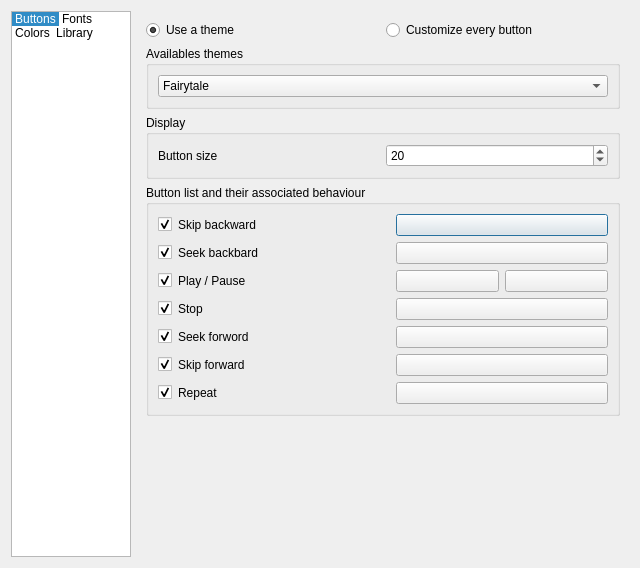
<?xml version="1.0" encoding="UTF-8"?>
<ui version="4.0">
 <class>CustomizeThemeDialog</class>
 <widget class="QDialog" name="CustomizeThemeDialog">
  <property name="geometry">
   <rect>
    <x>0</x>
    <y>0</y>
    <width>640</width>
    <height>568</height>
   </rect>
  </property>
  <property name="windowTitle">
   <string>Customize appearance</string>
  </property>
  <layout class="QHBoxLayout" name="horizontalLayout">
   <item>
    <widget class="QListWidget" name="listWidget">
     <property name="sizePolicy">
      <sizepolicy hsizetype="Fixed" vsizetype="Expanding">
       <horstretch>0</horstretch>
       <verstretch>0</verstretch>
      </sizepolicy>
     </property>
     <property name="maximumSize">
      <size>
       <width>120</width>
       <height>16777215</height>
      </size>
     </property>
     <property name="iconSize">
      <size>
       <width>96</width>
       <height>84</height>
      </size>
     </property>
     <property name="movement">
      <enum>QListView::Static</enum>
     </property>
     <property name="spacing">
      <number>12</number>
     </property>
     <property name="viewMode">
      <enum>QListView::IconMode</enum>
     </property>
     <property name="currentRow">
      <number>0</number>
     </property>
     <item>
      <property name="text">
       <string>Buttons</string>
      </property>
      <property name="icon">
       <iconset resource="mmmmp.qrc">
        <normaloff>:/config/music</normaloff>:/config/music</iconset>
      </property>
     </item>
     <item>
      <property name="text">
       <string>Fonts</string>
      </property>
      <property name="icon">
       <iconset resource="mmmmp.qrc">
        <normaloff>:/config/fonts</normaloff>:/config/fonts</iconset>
      </property>
     </item>
     <item>
      <property name="text">
       <string>Colors</string>
      </property>
      <property name="icon">
       <iconset resource="mmmmp.qrc">
        <normaloff>:/config/colors</normaloff>:/config/colors</iconset>
      </property>
     </item>
     <item>
      <property name="text">
       <string>Library</string>
      </property>
      <property name="icon">
       <iconset resource="mmmmp.qrc">
        <normaloff>:/config/music-library</normaloff>:/config/music-library</iconset>
      </property>
     </item>
    </widget>
   </item>
   <item>
    <widget class="QStackedWidget" name="stackedWidget">
     <property name="sizePolicy">
      <sizepolicy hsizetype="Expanding" vsizetype="Preferred">
       <horstretch>0</horstretch>
       <verstretch>0</verstretch>
      </sizepolicy>
     </property>
     <property name="currentIndex">
      <number>0</number>
     </property>
     <widget class="QWidget" name="page">
      <layout class="QVBoxLayout" name="verticalLayout">
       <item>
        <layout class="QHBoxLayout" name="horizontalLayout_2">
         <item>
          <widget class="QRadioButton" name="themeRadioButton">
           <property name="text">
            <string>Use a theme</string>
           </property>
           <property name="checked">
            <bool>true</bool>
           </property>
          </widget>
         </item>
         <item>
          <widget class="QRadioButton" name="customizeRadioButton">
           <property name="text">
            <string>Customize every button</string>
           </property>
          </widget>
         </item>
        </layout>
       </item>
       <item>
        <widget class="QGroupBox" name="buttonThemeBox">
         <property name="title">
          <string>Availables themes</string>
         </property>
         <layout class="QVBoxLayout" name="verticalLayout_2">
          <item>
           <widget class="QComboBox" name="themeComboBox">
            <item>
             <property name="text">
              <string notr="true">Fairytale</string>
             </property>
             <property name="icon">
              <iconset resource="mmmmp.qrc">
               <normaloff>:/player/fairytale/play</normaloff>:/player/fairytale/play</iconset>
             </property>
            </item>
            <item>
             <property name="text">
              <string notr="true">Gnome</string>
             </property>
             <property name="icon">
              <iconset resource="mmmmp.qrc">
               <normaloff>:/player/gnome/play</normaloff>:/player/gnome/play</iconset>
             </property>
            </item>
            <item>
             <property name="text">
              <string notr="true">Nuvola</string>
             </property>
             <property name="icon">
              <iconset resource="mmmmp.qrc">
               <normaloff>:/player/nuvola/play</normaloff>:/player/nuvola/play</iconset>
             </property>
            </item>
            <item>
             <property name="text">
              <string notr="true">Oxygen</string>
             </property>
             <property name="icon">
              <iconset resource="mmmmp.qrc">
               <normaloff>:/player/oxygen/play</normaloff>:/player/oxygen/play</iconset>
             </property>
            </item>
            <item>
             <property name="text">
              <string notr="true">Tango</string>
             </property>
             <property name="icon">
              <iconset resource="mmmmp.qrc">
               <normaloff>:/player/tango/play</normaloff>:/player/tango/play</iconset>
             </property>
            </item>
           </widget>
          </item>
         </layout>
        </widget>
       </item>
       <item>
        <widget class="QGroupBox" name="groupBox">
         <property name="title">
          <string>Display</string>
         </property>
         <layout class="QHBoxLayout" name="horizontalLayout_3">
          <item>
           <widget class="QLabel" name="sizeButtonsLabel">
            <property name="text">
             <string>Button size</string>
            </property>
           </widget>
          </item>
          <item>
           <widget class="QSpinBox" name="sizeButtonsSpinBox">
            <property name="minimum">
             <number>12</number>
            </property>
            <property name="maximum">
             <number>128</number>
            </property>
            <property name="singleStep">
             <number>2</number>
            </property>
            <property name="value">
             <number>20</number>
            </property>
           </widget>
          </item>
         </layout>
        </widget>
       </item>
       <item>
        <widget class="QGroupBox" name="buttonsListBox">
         <property name="title">
          <string>Button list and their associated behaviour</string>
         </property>
         <layout class="QGridLayout" name="gridLayout">
          <item row="0" column="2">
           <widget class="QLabel" name="skipBackwardLabel">
            <property name="sizePolicy">
             <sizepolicy hsizetype="Preferred" vsizetype="Preferred">
              <horstretch>0</horstretch>
              <verstretch>0</verstretch>
             </sizepolicy>
            </property>
            <property name="text">
             <string>Skip backward</string>
            </property>
           </widget>
          </item>
          <item row="1" column="2">
           <widget class="QLabel" name="seekBackwardLabel">
            <property name="text">
             <string>Seek backbard</string>
            </property>
           </widget>
          </item>
          <item row="2" column="2">
           <widget class="QLabel" name="playLabel">
            <property name="text">
             <string>Play / Pause</string>
            </property>
           </widget>
          </item>
          <item row="3" column="2">
           <widget class="QLabel" name="stopLabel">
            <property name="text">
             <string>Stop</string>
            </property>
           </widget>
          </item>
          <item row="4" column="2">
           <widget class="QLabel" name="seekForwardLabel">
            <property name="text">
             <string>Seek forword</string>
            </property>
           </widget>
          </item>
          <item row="5" column="2">
           <widget class="QLabel" name="skipForwardLabel">
            <property name="text">
             <string>Skip forward</string>
            </property>
           </widget>
          </item>
          <item row="1" column="0">
           <widget class="QCheckBox" name="seekBackwardCheckBox">
            <property name="sizePolicy">
             <sizepolicy hsizetype="Fixed" vsizetype="Fixed">
              <horstretch>0</horstretch>
              <verstretch>0</verstretch>
             </sizepolicy>
            </property>
            <property name="text">
             <string notr="true"/>
            </property>
            <property name="checked">
             <bool>true</bool>
            </property>
           </widget>
          </item>
          <item row="2" column="0">
           <widget class="QCheckBox" name="playCheckBox">
            <property name="sizePolicy">
             <sizepolicy hsizetype="Fixed" vsizetype="Fixed">
              <horstretch>0</horstretch>
              <verstretch>0</verstretch>
             </sizepolicy>
            </property>
            <property name="text">
             <string notr="true"/>
            </property>
            <property name="checked">
             <bool>true</bool>
            </property>
           </widget>
          </item>
          <item row="3" column="0">
           <widget class="QCheckBox" name="stopCheckBox">
            <property name="sizePolicy">
             <sizepolicy hsizetype="Fixed" vsizetype="Fixed">
              <horstretch>0</horstretch>
              <verstretch>0</verstretch>
             </sizepolicy>
            </property>
            <property name="text">
             <string notr="true"/>
            </property>
            <property name="checked">
             <bool>true</bool>
            </property>
           </widget>
          </item>
          <item row="4" column="0">
           <widget class="QCheckBox" name="seekForwardCheckBox">
            <property name="sizePolicy">
             <sizepolicy hsizetype="Fixed" vsizetype="Fixed">
              <horstretch>0</horstretch>
              <verstretch>0</verstretch>
             </sizepolicy>
            </property>
            <property name="text">
             <string notr="true"/>
            </property>
            <property name="checked">
             <bool>true</bool>
            </property>
           </widget>
          </item>
          <item row="5" column="0">
           <widget class="QCheckBox" name="skipForwardCheckBox">
            <property name="sizePolicy">
             <sizepolicy hsizetype="Fixed" vsizetype="Fixed">
              <horstretch>0</horstretch>
              <verstretch>0</verstretch>
             </sizepolicy>
            </property>
            <property name="text">
             <string notr="true"/>
            </property>
            <property name="checked">
             <bool>true</bool>
            </property>
           </widget>
          </item>
          <item row="6" column="2">
           <widget class="QLabel" name="repeatLabel">
            <property name="text">
             <string>Repeat</string>
            </property>
           </widget>
          </item>
          <item row="6" column="0">
           <widget class="QCheckBox" name="repeatCheckBox">
            <property name="sizePolicy">
             <sizepolicy hsizetype="Fixed" vsizetype="Fixed">
              <horstretch>0</horstretch>
              <verstretch>0</verstretch>
             </sizepolicy>
            </property>
            <property name="text">
             <string notr="true"/>
            </property>
            <property name="checked">
             <bool>true</bool>
            </property>
           </widget>
          </item>
          <item row="0" column="0">
           <widget class="QCheckBox" name="skipBackwardCheckBox">
            <property name="sizePolicy">
             <sizepolicy hsizetype="Fixed" vsizetype="Fixed">
              <horstretch>0</horstretch>
              <verstretch>0</verstretch>
             </sizepolicy>
            </property>
            <property name="text">
             <string notr="true"/>
            </property>
            <property name="checked">
             <bool>true</bool>
            </property>
           </widget>
          </item>
          <item row="0" column="3">
           <widget class="QPushButton" name="skipBackward">
            <property name="sizePolicy">
             <sizepolicy hsizetype="Minimum" vsizetype="Fixed">
              <horstretch>0</horstretch>
              <verstretch>0</verstretch>
             </sizepolicy>
            </property>
            <property name="text">
             <string notr="true"/>
            </property>
            <property name="icon">
             <iconset resource="mmmmp.qrc">
              <normaloff>:/player/fairytale/skipBackward</normaloff>:/player/fairytale/skipBackward</iconset>
            </property>
            <property name="iconSize">
             <size>
              <width>32</width>
              <height>32</height>
             </size>
            </property>
           </widget>
          </item>
          <item row="1" column="3">
           <widget class="QPushButton" name="seekBackward">
            <property name="text">
             <string notr="true"/>
            </property>
            <property name="icon">
             <iconset resource="mmmmp.qrc">
              <normaloff>:/player/fairytale/seekBackward</normaloff>:/player/fairytale/seekBackward</iconset>
            </property>
            <property name="iconSize">
             <size>
              <width>32</width>
              <height>32</height>
             </size>
            </property>
           </widget>
          </item>
          <item row="2" column="3">
           <layout class="QHBoxLayout" name="horizontalLayout_6">
            <item>
             <widget class="QPushButton" name="play">
              <property name="text">
               <string notr="true"/>
              </property>
              <property name="icon">
               <iconset resource="mmmmp.qrc">
                <normaloff>:/player/fairytale/play</normaloff>:/player/fairytale/play</iconset>
              </property>
              <property name="iconSize">
               <size>
                <width>32</width>
                <height>32</height>
               </size>
              </property>
             </widget>
            </item>
            <item>
             <widget class="QPushButton" name="pause">
              <property name="text">
               <string notr="true"/>
              </property>
              <property name="icon">
               <iconset resource="mmmmp.qrc">
                <normaloff>:/player/fairytale/pause</normaloff>:/player/fairytale/pause</iconset>
              </property>
              <property name="iconSize">
               <size>
                <width>32</width>
                <height>32</height>
               </size>
              </property>
             </widget>
            </item>
           </layout>
          </item>
          <item row="3" column="3">
           <widget class="QPushButton" name="stop">
            <property name="text">
             <string notr="true"/>
            </property>
            <property name="icon">
             <iconset resource="mmmmp.qrc">
              <normaloff>:/player/fairytale/stop</normaloff>:/player/fairytale/stop</iconset>
            </property>
            <property name="iconSize">
             <size>
              <width>32</width>
              <height>32</height>
             </size>
            </property>
           </widget>
          </item>
          <item row="4" column="3">
           <widget class="QPushButton" name="seekForward">
            <property name="text">
             <string notr="true"/>
            </property>
            <property name="icon">
             <iconset resource="mmmmp.qrc">
              <normaloff>:/player/fairytale/seekForward</normaloff>:/player/fairytale/seekForward</iconset>
            </property>
            <property name="iconSize">
             <size>
              <width>32</width>
              <height>32</height>
             </size>
            </property>
           </widget>
          </item>
          <item row="5" column="3">
           <widget class="QPushButton" name="skipForward">
            <property name="text">
             <string notr="true"/>
            </property>
            <property name="icon">
             <iconset resource="mmmmp.qrc">
              <normaloff>:/player/fairytale/skipForward</normaloff>:/player/fairytale/skipForward</iconset>
            </property>
            <property name="iconSize">
             <size>
              <width>32</width>
              <height>32</height>
             </size>
            </property>
           </widget>
          </item>
          <item row="6" column="3">
           <widget class="QPushButton" name="repeat">
            <property name="text">
             <string notr="true"/>
            </property>
            <property name="icon">
             <iconset resource="mmmmp.qrc">
              <normaloff>:/player/fairytale/repeat</normaloff>:/player/fairytale/repeat</iconset>
            </property>
            <property name="iconSize">
             <size>
              <width>32</width>
              <height>32</height>
             </size>
            </property>
           </widget>
          </item>
         </layout>
        </widget>
       </item>
       <item>
        <spacer name="verticalSpacer">
         <property name="orientation">
          <enum>Qt::Vertical</enum>
         </property>
         <property name="sizeHint" stdset="0">
          <size>
           <width>20</width>
           <height>40</height>
          </size>
         </property>
        </spacer>
       </item>
      </layout>
     </widget>
     <widget class="QWidget" name="page_2">
      <layout class="QHBoxLayout" name="horizontalLayout_4">
       <item>
        <widget class="QGroupBox" name="groupBoxFonts">
         <property name="title">
          <string>Fonts</string>
         </property>
         <layout class="QGridLayout" name="gridLayout_3">
          <item row="0" column="1">
           <widget class="QLabel" name="labelFontFamily">
            <property name="text">
             <string>Font family</string>
            </property>
           </widget>
          </item>
          <item row="2" column="0">
           <widget class="QLabel" name="label_3">
            <property name="text">
             <string>Playlist</string>
            </property>
           </widget>
          </item>
          <item row="2" column="1">
           <widget class="QFontComboBox" name="fontComboBoxPlaylist"/>
          </item>
          <item row="4" column="0">
           <widget class="QLabel" name="label_5">
            <property name="text">
             <string>Menus</string>
            </property>
           </widget>
          </item>
          <item row="4" column="1">
           <widget class="QFontComboBox" name="fontComboBoxMenus"/>
          </item>
          <item row="2" column="2">
           <widget class="QSpinBox" name="spinBoxPlaylist">
            <property name="minimum">
             <number>4</number>
            </property>
            <property name="maximum">
             <number>72</number>
            </property>
            <property name="value">
             <number>8</number>
            </property>
           </widget>
          </item>
          <item row="0" column="2">
           <widget class="QLabel" name="labelFontSize">
            <property name="text">
             <string>Size</string>
            </property>
           </widget>
          </item>
          <item row="5" column="1">
           <spacer name="verticalSpacer_3">
            <property name="orientation">
             <enum>Qt::Vertical</enum>
            </property>
            <property name="sizeHint" stdset="0">
             <size>
              <width>20</width>
              <height>40</height>
             </size>
            </property>
           </spacer>
          </item>
          <item row="4" column="2">
           <widget class="QSpinBox" name="spinBoxMenus">
            <property name="minimum">
             <number>4</number>
            </property>
            <property name="maximum">
             <number>72</number>
            </property>
            <property name="value">
             <number>8</number>
            </property>
           </widget>
          </item>
          <item row="1" column="0">
           <widget class="QLabel" name="label_4">
            <property name="text">
             <string>Library</string>
            </property>
           </widget>
          </item>
          <item row="1" column="1">
           <widget class="QFontComboBox" name="fontComboBoxLibrary"/>
          </item>
          <item row="1" column="2">
           <widget class="QSpinBox" name="spinBoxLibrary">
            <property name="minimum">
             <number>4</number>
            </property>
            <property name="maximum">
             <number>72</number>
            </property>
            <property name="value">
             <number>8</number>
            </property>
           </widget>
          </item>
         </layout>
        </widget>
       </item>
      </layout>
     </widget>
     <widget class="QWidget" name="page_3">
      <layout class="QHBoxLayout" name="horizontalLayout_5">
       <item>
        <widget class="QGroupBox" name="groupBox_3">
         <property name="title">
          <string>Colors</string>
         </property>
         <layout class="QHBoxLayout" name="horizontalLayout_8">
          <item>
           <widget class="QLabel" name="label_2">
            <property name="font">
             <font>
              <italic>true</italic>
             </font>
            </property>
            <property name="text">
             <string>In a future release</string>
            </property>
            <property name="alignment">
             <set>Qt::AlignCenter</set>
            </property>
           </widget>
          </item>
         </layout>
        </widget>
       </item>
      </layout>
     </widget>
     <widget class="QWidget" name="page_4">
      <layout class="QVBoxLayout" name="verticalLayout_3">
       <item>
        <widget class="QGroupBox" name="groupBoxLibraryCovers">
         <property name="title">
          <string>Artist and albums lists</string>
         </property>
         <layout class="QGridLayout" name="gridLayout_2">
          <item row="0" column="0">
           <widget class="QLabel" name="labelDisplayCovers">
            <property name="text">
             <string>Show covers</string>
            </property>
           </widget>
          </item>
          <item row="0" column="1">
           <widget class="QCheckBox" name="checkBoxDisplayCovers">
            <property name="text">
             <string/>
            </property>
            <property name="checked">
             <bool>true</bool>
            </property>
           </widget>
          </item>
          <item row="1" column="0">
           <widget class="QLabel" name="labelCoverSize">
            <property name="text">
             <string>Size of covers</string>
            </property>
           </widget>
          </item>
          <item row="1" column="1">
           <widget class="QSpinBox" name="spinBoxCoverSize">
            <property name="minimum">
             <number>24</number>
            </property>
            <property name="maximum">
             <number>512</number>
            </property>
            <property name="value">
             <number>48</number>
            </property>
           </widget>
          </item>
          <item row="2" column="0">
           <widget class="QLabel" name="labelAlphabeticalSeparators">
            <property name="text">
             <string>Show alphabetical separators</string>
            </property>
           </widget>
          </item>
          <item row="2" column="1">
           <widget class="QCheckBox" name="checkBoxAlphabeticalSeparators">
            <property name="text">
             <string/>
            </property>
            <property name="checked">
             <bool>true</bool>
            </property>
           </widget>
          </item>
         </layout>
        </widget>
       </item>
       <item>
        <widget class="QGroupBox" name="groupBoxLibraryDelegates">
         <property name="title">
          <string>Manage favorites</string>
         </property>
         <layout class="QVBoxLayout" name="verticalLayout_4">
          <item>
           <widget class="QLabel" name="labelLibraryDelegatesState">
            <property name="font">
             <font>
              <italic>true</italic>
             </font>
            </property>
            <property name="toolTip">
             <string>This option can be changed in General options section</string>
            </property>
            <property name="text">
             <string>Favorites are currently enabled</string>
            </property>
           </widget>
          </item>
          <item>
           <widget class="QLabel" name="labelLibraryDelegates">
            <property name="text">
             <string>Always display stars right to the track name, even if there's no rating yet.</string>
            </property>
            <property name="wordWrap">
             <bool>true</bool>
            </property>
           </widget>
          </item>
          <item>
           <layout class="QHBoxLayout" name="horizontalLayout_7">
            <item>
             <widget class="QRadioButton" name="radioButtonShowNeverScoredTracks">
              <property name="toolTip">
               <string>This option will always displays 5 stars, even if the track has not been rated yet</string>
              </property>
              <property name="text">
               <string>Yes</string>
              </property>
              <property name="checked">
               <bool>true</bool>
              </property>
             </widget>
            </item>
            <item>
             <widget class="QRadioButton" name="radioButtonHideNeverScoredTracks">
              <property name="toolTip">
               <string>This option will never show 5 gray stars if the track has not been rated </string>
              </property>
              <property name="text">
               <string>No</string>
              </property>
             </widget>
            </item>
           </layout>
          </item>
         </layout>
        </widget>
       </item>
       <item>
        <spacer name="verticalSpacer_2">
         <property name="orientation">
          <enum>Qt::Vertical</enum>
         </property>
         <property name="sizeHint" stdset="0">
          <size>
           <width>20</width>
           <height>40</height>
          </size>
         </property>
        </spacer>
       </item>
      </layout>
     </widget>
    </widget>
   </item>
  </layout>
 </widget>
 <resources>
  <include location="mmmmp.qrc"/>
 </resources>
 <connections>
  <connection>
   <sender>skipBackwardCheckBox</sender>
   <signal>toggled(bool)</signal>
   <receiver>skipBackward</receiver>
   <slot>setEnabled(bool)</slot>
   <hints>
    <hint type="sourcelabel">
     <x>164</x>
     <y>231</y>
    </hint>
    <hint type="destinationlabel">
     <x>502</x>
     <y>231</y>
    </hint>
   </hints>
  </connection>
  <connection>
   <sender>seekBackwardCheckBox</sender>
   <signal>toggled(bool)</signal>
   <receiver>seekBackward</receiver>
   <slot>setEnabled(bool)</slot>
   <hints>
    <hint type="sourcelabel">
     <x>164</x>
     <y>279</y>
    </hint>
    <hint type="destinationlabel">
     <x>502</x>
     <y>279</y>
    </hint>
   </hints>
  </connection>
  <connection>
   <sender>playCheckBox</sender>
   <signal>toggled(bool)</signal>
   <receiver>play</receiver>
   <slot>setEnabled(bool)</slot>
   <hints>
    <hint type="sourcelabel">
     <x>164</x>
     <y>327</y>
    </hint>
    <hint type="destinationlabel">
     <x>502</x>
     <y>327</y>
    </hint>
   </hints>
  </connection>
  <connection>
   <sender>stopCheckBox</sender>
   <signal>toggled(bool)</signal>
   <receiver>stop</receiver>
   <slot>setEnabled(bool)</slot>
   <hints>
    <hint type="sourcelabel">
     <x>164</x>
     <y>423</y>
    </hint>
    <hint type="destinationlabel">
     <x>502</x>
     <y>423</y>
    </hint>
   </hints>
  </connection>
  <connection>
   <sender>seekForwardCheckBox</sender>
   <signal>toggled(bool)</signal>
   <receiver>seekForward</receiver>
   <slot>setEnabled(bool)</slot>
   <hints>
    <hint type="sourcelabel">
     <x>164</x>
     <y>471</y>
    </hint>
    <hint type="destinationlabel">
     <x>502</x>
     <y>471</y>
    </hint>
   </hints>
  </connection>
  <connection>
   <sender>skipForwardCheckBox</sender>
   <signal>toggled(bool)</signal>
   <receiver>skipForward</receiver>
   <slot>setEnabled(bool)</slot>
   <hints>
    <hint type="sourcelabel">
     <x>164</x>
     <y>519</y>
    </hint>
    <hint type="destinationlabel">
     <x>502</x>
     <y>519</y>
    </hint>
   </hints>
  </connection>
  <connection>
   <sender>listWidget</sender>
   <signal>currentRowChanged(int)</signal>
   <receiver>stackedWidget</receiver>
   <slot>setCurrentIndex(int)</slot>
   <hints>
    <hint type="sourcelabel">
     <x>69</x>
     <y>285</y>
    </hint>
    <hint type="destinationlabel">
     <x>383</x>
     <y>285</y>
    </hint>
   </hints>
  </connection>
  <connection>
   <sender>themeRadioButton</sender>
   <signal>toggled(bool)</signal>
   <receiver>buttonThemeBox</receiver>
   <slot>setVisible(bool)</slot>
   <hints>
    <hint type="sourcelabel">
     <x>263</x>
     <y>30</y>
    </hint>
    <hint type="destinationlabel">
     <x>383</x>
     <y>78</y>
    </hint>
   </hints>
  </connection>
  <connection>
   <sender>themeRadioButton</sender>
   <signal>toggled(bool)</signal>
   <receiver>buttonsListBox</receiver>
   <slot>setHidden(bool)</slot>
   <hints>
    <hint type="sourcelabel">
     <x>263</x>
     <y>30</y>
    </hint>
    <hint type="destinationlabel">
     <x>383</x>
     <y>299</y>
    </hint>
   </hints>
  </connection>
  <connection>
   <sender>customizeRadioButton</sender>
   <signal>toggled(bool)</signal>
   <receiver>buttonThemeBox</receiver>
   <slot>setHidden(bool)</slot>
   <hints>
    <hint type="sourcelabel">
     <x>502</x>
     <y>30</y>
    </hint>
    <hint type="destinationlabel">
     <x>383</x>
     <y>78</y>
    </hint>
   </hints>
  </connection>
  <connection>
   <sender>customizeRadioButton</sender>
   <signal>toggled(bool)</signal>
   <receiver>buttonsListBox</receiver>
   <slot>setVisible(bool)</slot>
   <hints>
    <hint type="sourcelabel">
     <x>502</x>
     <y>30</y>
    </hint>
    <hint type="destinationlabel">
     <x>383</x>
     <y>299</y>
    </hint>
   </hints>
  </connection>
  <connection>
   <sender>playCheckBox</sender>
   <signal>toggled(bool)</signal>
   <receiver>pause</receiver>
   <slot>setEnabled(bool)</slot>
   <hints>
    <hint type="sourcelabel">
     <x>164</x>
     <y>260</y>
    </hint>
    <hint type="destinationlabel">
     <x>557</x>
     <y>260</y>
    </hint>
   </hints>
  </connection>
  <connection>
   <sender>checkBoxDisplayCovers</sender>
   <signal>toggled(bool)</signal>
   <receiver>spinBoxCoverSize</receiver>
   <slot>setEnabled(bool)</slot>
   <hints>
    <hint type="sourcelabel">
     <x>497</x>
     <y>54</y>
    </hint>
    <hint type="destinationlabel">
     <x>497</x>
     <y>80</y>
    </hint>
   </hints>
  </connection>
  <connection>
   <sender>repeatCheckBox</sender>
   <signal>toggled(bool)</signal>
   <receiver>repeat</receiver>
   <slot>setEnabled(bool)</slot>
   <hints>
    <hint type="sourcelabel">
     <x>164</x>
     <y>449</y>
    </hint>
    <hint type="destinationlabel">
     <x>502</x>
     <y>449</y>
    </hint>
   </hints>
  </connection>
 </connections>
</ui>
